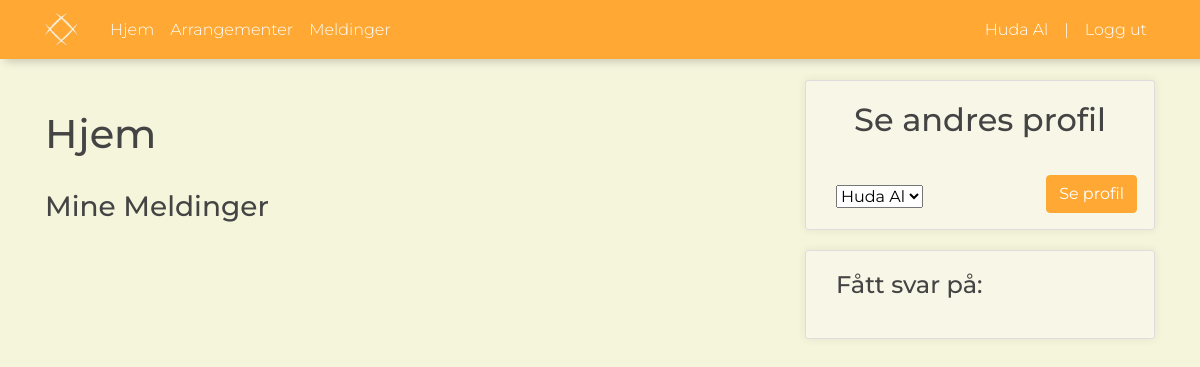
Before: /home/ (signed in) with the older database file.
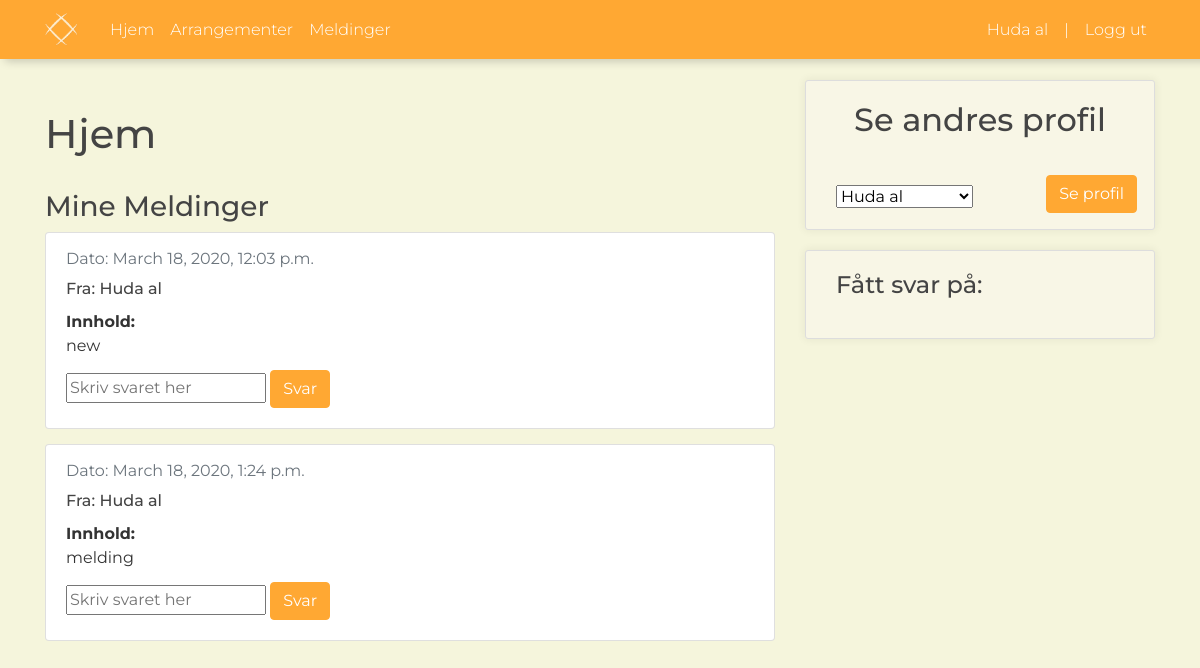
After: the same page with the newer database file.
### website/models.py (models this page shows, shortened)
class Bruker(AbstractUser):
    username_validator = UnicodeUsernameValidator()
    username = models.CharField(
        _('Brukernavn'),
        max_length=150,
        unique=True,
        help_text=_('Påkrevd. 150 tegn eller færre. Bare bokstaver, sifre og @ /. / + / - / _.'),
        validators=[username_validator],
        error_messages={
            'unique': _("Brukeren med dette brukernavn finnes allerede."),
        },
    )
    first_name = models.CharField(_('fornavn'), max_length=30, blank=True)
    last_name = models.CharField(_('etternavn'), max_length=150, blank=True)
    email = models.EmailField(_('epost'), blank=True)
    EMAIL_FIELD = 'email'
    USERNAME_FIELD = 'username'
    REQUIRED_FIELDS = ['email']
    password = models.CharField(max_length=100)#will add hashing alg
    bursdag = models.DateTimeField(default=None, null=True)
    alder = models.IntegerField(null=True)
    rolleId = models.IntegerField()
    strikkeNivaa = models.IntegerField(validators=[MaxValueValidator(100), MinValueValidator(0)], null=True)
    objects = rolleBrukerManager()
    is_bedrift = models.BooleanField(_('bedrift status'), default=False)
    is_superuser = models.BooleanField(_('superuser status'), default=False)
    def __str__(self):
        return self.first_name + ' ' + self.last_name
    class Meta:
        verbose_name = ('user')
        verbose_name_plural = ('users')
    def get_all(self):
        return Bruker.objects.all()

class Messages(models.Model):
    author = models.ForeignKey(Bruker, on_delete=models.CASCADE, null=True, default=None, related_name='author')
    receiver = models.ForeignKey(Bruker, on_delete=models.CASCADE, null=True, default=None, related_name='receiver')
    date = models.DateTimeField(default=timezone.now)
    content = models.TextField()
    answer = models.TextField(null=True)
    objects = MessagesManager()
    class Meta:
        verbose_name = ('message')
        verbose_name_plural = ('messages')
    def getMyMessages(self, user):
        list_messages = Messages.objects.filter(receiver=user)
        return list_messages
    def myAnsweredMessages(self, user):
        messages = Messages.objects.filter(author=user)
        answered = []
        for message in messages:
            if message.answer:
                answered.append(message)
        return answered

### website/views.py (the view)
# urls.py: 2. Add a URL to urlpatterns:  path('', views.home, name='home')
def home(request):
    if not request.user.is_authenticated:
        return redirect('startPage')
    if request.method == 'POST':
        form = AllUsersForm(request.POST, user=request.user)
        """Se andres profil"""
        IDs = request.POST.getlist('bruker')
        if len(IDs) > 0:
            userId = request.POST.getlist('bruker')[0]
        else: userId = False
        if userId:
            user = Bruker.get_user_by_id(Bruker, int(userId))
            contex = {"Arrangementer": Arrangement.getMyArrangement(Arrangement, user),
                      "Innlegg": innlegg.getMyPosts(innlegg, user),
                      "user": user,
                      }
            return render(request, "users/otherProfile.html", contex)
        """Svar på meldingen"""
        if request.POST.get("svar"):
            messageId = request.POST.get("messageId")
            answerText = request.POST.get("svarText")
            if answerText == "":
                messages.warning(request, f'Du har glemt å skrive svaret!')
            else:
                Messages.objects.answer(answerText, messageId)
        if form.is_valid():
            form.save()
            return redirect('home')
    else:
        form = AllUsersForm(request.user)
    contex = {
        'mineMeldinger': Messages.getMyMessages(Messages, request.user),
        'form': form,
        'brukere': Bruker.get_all(Bruker),
        'svarene': Messages.myAnsweredMessages(Messages, request.user),
    }
    return render(request, "website/home.html", contex)

### users/forms.py
class AllUsersForm(forms.ModelForm):
    CHOICES = []
    allUsers = Bruker.get_all_dict(Bruker)
    for userID in allUsers:
        CHOICES.append((userID, allUsers[userID]))
    users = forms.CharField(widget=forms.Select(choices=CHOICES))
    text = forms.IntegerField()
    class Meta():
        model = Bruker
        fields = ('users',)
    def __init__(self, *args, **kwargs):
        self.user = kwargs.pop('user', None)
        super().__init__(*args, **kwargs)

### website/templates/website/home.html (shortened to what this page needs)
{% extends "website/base.html" %}
{% load crispy_forms_tags %}
{% block content %}
    <h1>Hjem</h1>
    <br>
    <h3>Mine Meldinger</h3>
    {% for message in mineMeldinger %}
        <form method="POST">
            <div class="card" style="margin-bottom: 15px">
                      <div class="card-body">
                        <p class="card-subtitle mb-2 text-muted">Dato: {{ message.date }}</p>
                        <h6 class="card-title">Fra: {{ message.author }}</h6>
                        <b>Innhold: </b>
                        <p class="card-title">{{ message.content }}</p>
                        <input type="text" name="svarText" placeholder="Skriv svaret her">
                        <input type="submit" name="svar" value="Svar" class="btn btn-primary"/>
                      </div>
            </div>
        </form>
    {% endfor %}
{% endblock content %}
{% block sidebar %}
          <div class="content-section">
            <h2 style="margin-bottom: 30px; text-align: center">Se andres profil</h2>
              <form method="POST">
                  <select id="bruker" name='bruker'>
                    {%for bruker in brukere%}
                      <option value="{{ bruker.id }}">{{ bruker }}</option>
                    {% endfor %}
                  </select>
              <input type="submit" name="seProfil" value="Se profil" class="btn btn-primary" style="position: absolute; right: 33px; top: 95px" />
              </form>
{% endblock sidebar %}
{% block sidebar2 %}
          <div class="content-section">
              <h4 style="padding-bottom: 10px;" >Fått svar på:</h4>
          </div>
{% endblock sidebar2 %}

### website/templates/website/base.html (shortened to what this page needs)
{% load static %}
<!DOCTYPE html>
<html>
<head>
    <link rel="stylesheet" href="https://maxcdn.bootstrapcdn.com/bootstrap/4.0.0/css/bootstrap.min.css">
    <link rel="stylesheet" type="text/css" href="{% static 'website/main.css' %}">
</head>
<body>
    <header class="site-header">
  <nav class="navbar navbar-expand-md navbar-dark bg-steel fixed-top">
    <div class="container">
      <a class="navbar-brand mr-4" href="{% url 'home' %}" style="font-family: Montserrat;"><img src="/static/website/images/Strikkit_logo_hvit.svg" alt="Strikkit logo" height="33" width="33"></a>
      <div class="collapse navbar-collapse" id="navbarToggle">
        <div class="navbar-nav mr-auto">
          <a class="nav-item nav-link" href="{% url 'home' %}">Hjem</a>
          {% if user.is_authenticated %}
          <a class="nav-item nav-link" href="{% url 'events' %}">Arrangementer</a>
            <a class="nav-item nav-link" href="{% url 'messages' %}">Meldinger</a>
          {% endif %}
        </div>
         <div class="navbar-nav">
            {% if user.is_authenticated %}
            <a class="nav-item nav-link" href="{% url 'profile' %}">{{ user.first_name }} {{ user.last_name }}</a>
             <a class="nav-item nav-link">|</a>
            <a class="nav-item nav-link" href="{% url 'logout' %}">Logg ut</a>
            {% else %}
            <a class="nav-item nav-link" href="{% url 'login' %}">Logg inn</a>
            <a class="nav-item nav-link" href="{% url 'register' %}">Registrer deg</a>
            {% endif %}
          </div>
      </div>
    </div>
  </nav>
</header>
    <main role="main" class="container">
      <div class="row">
        <div class="col-md-8">
          {% block content %}{% endblock %}
        </div>
        <div class="col-md-4" style="height: 100%">
          <div>{% block sidebar %}{% endblock %}</div>
            <div>{% block sidebar2 %}{% endblock %}</div>
        </div>
      </div>
</main>
</body>
</html>

Changed rows visible on the page:
changed Bruker "Huda": last_name "Al" → "al"
added Messages: date "March 18, 2020, 12:03 p.m.", author "Huda al", content "new"
added Messages: date "March 18, 2020, 1:24 p.m.", author "Huda al", content "melding"
Other visible differences:
form field bruker: "Huda Al" → "Huda al"
